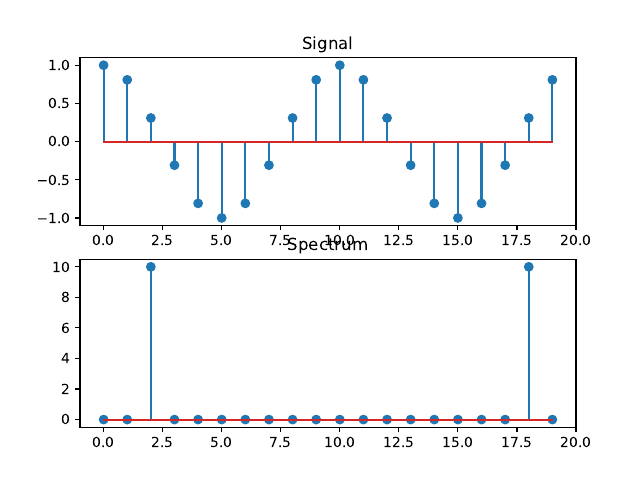

Python code for this plot:
# FFT_test04.py

import numpy as np
from matplotlib import pyplot as plt

N = 20
n = np.linspace(0, N-1, N)  # N points from 0 to N-1 inclusive
x = np.cos(2.0` * 2.0 * np.pi / N * n)
# x = np.cos(2.5 * 2.0 * np.pi / N * n)
X = np.fft.fft(x)

fig = plt.figure(1)

plt.subplot(2, 1, 1)
plt.stem(n, x)
plt.xlim(-1, N)
plt.title('Signal')

plt.subplot(2, 1, 2)
plt.stem(n, abs(X))
# plt.stem(n, np.angle(X))  # for phase
plt.xlim(-1, N)
plt.title('Spectrum')

plt.show()
fig.savefig('FFT_test04.pdf')


